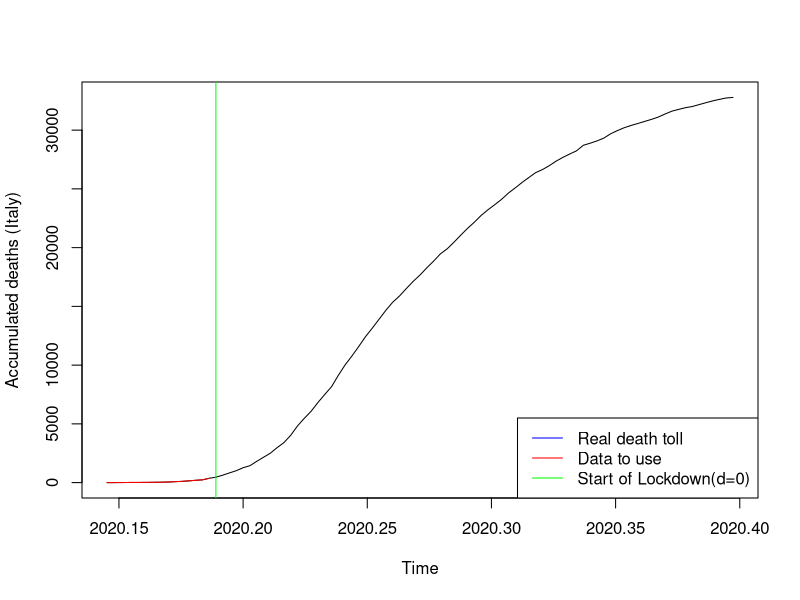
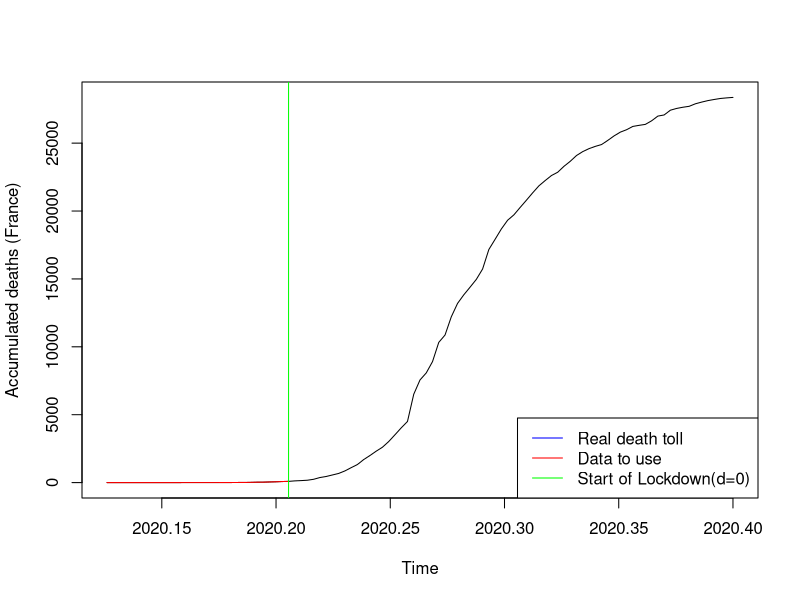
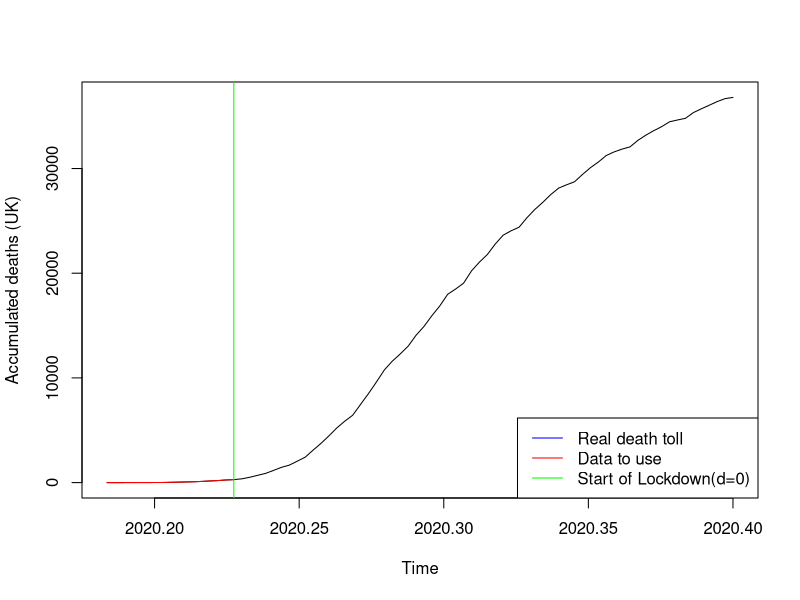
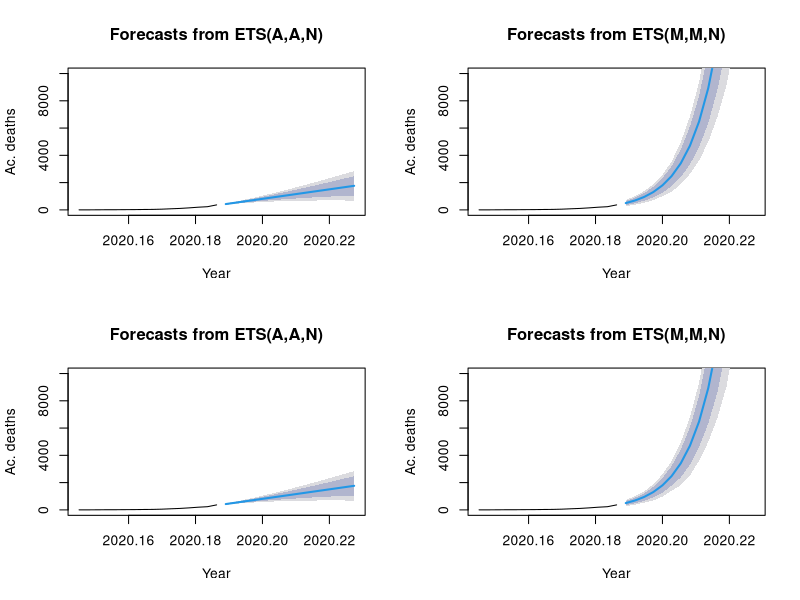
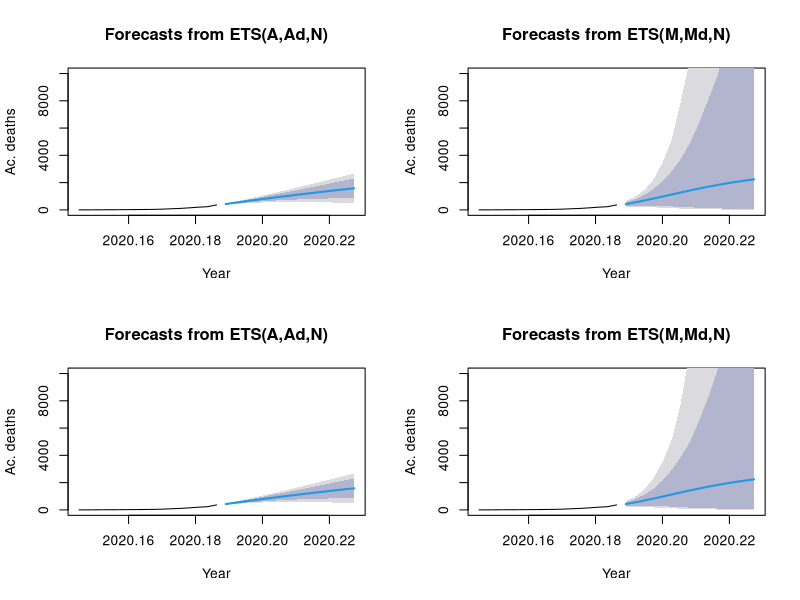
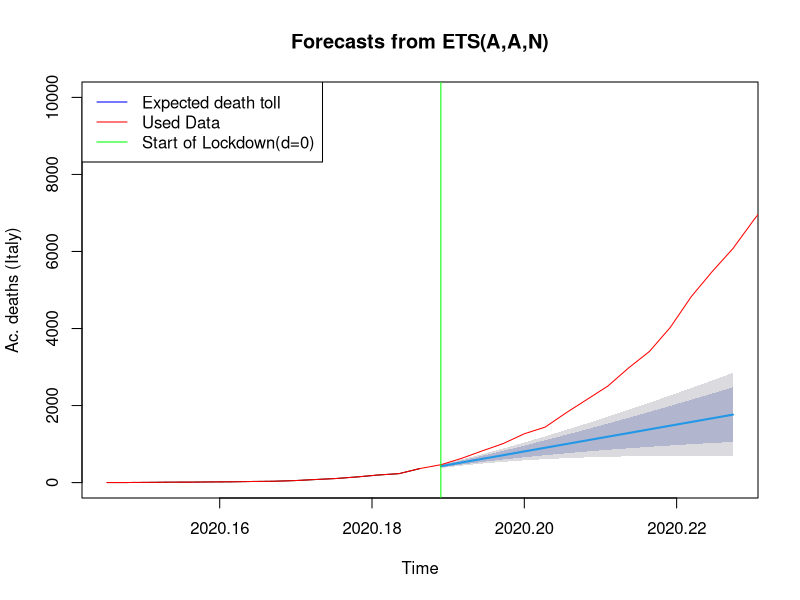
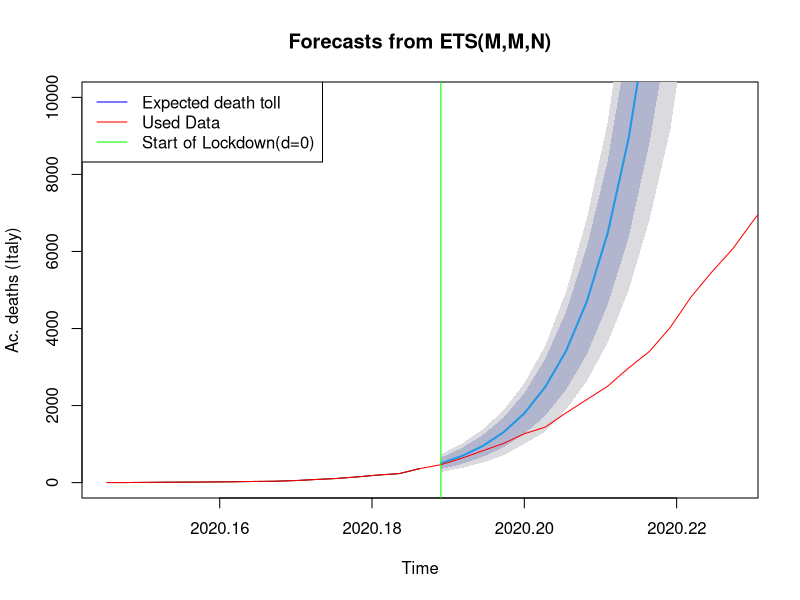
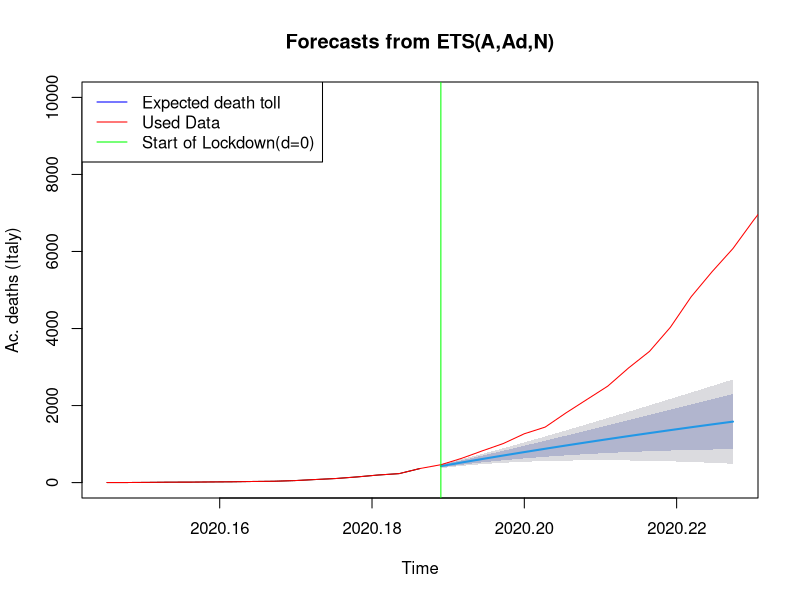

Recreate these plots in R, in order. (Note: a time limit stopped this script after it produced the figures.)
## ---- chunk 1
covid_data <- read.csv("COVID_data_v3.csv", header=TRUE, sep=",")
#ProjectData <- data.matrix(ProjectData) 
#ProjectData_INITIAL <- ProjectData
## ---- chunk 2
t0_IT=2020+53/365 #day of first casualty
P=15 #predicted days
cIT2_0 <- ts((covid_data$Cdeaths_IT[54:69]),start=t0_IT, frequency=365) #t=0 @ day69. +14d #before it was starting at 45
cIT3 <- ts((covid_data$Cdeaths_IT[54:146]),start=t0_IT, frequency=365)

plot(cIT3, xlab="Time", ylab="Accumulated deaths (Italy)")
lines(cIT2_0, col="red")
abline(v=2020+69/365, col="green")
legend("bottomright", legend=c("Real death toll","Data to use", "Start of Lockdown(d=0)"), col=c("blue", "red","green"), lty=1)
## ---- chunk 3
#French Data
t0_FR <- 2020+46/365
cFRA2_0 <- ts(covid_data$Cdeaths_FRA[46:75],start=t0_FR, frequency=365) #t=0 @ day75, March 15th #before it was starting at 45
cFRA3 <- ts(covid_data$Cdeaths_FRA[46:146],start=t0_FR, frequency=365)

plot(cFRA3, xlab="Time", ylab="Accumulated deaths (France)")
lines(cFRA2_0, col="red")
abline(v=2020+75/365, col="green")
legend("bottomright", legend=c("Real death toll","Data to use", "Start of Lockdown(d=0)"), col=c("blue", "red","green"), lty=1)
## ---- chunk 4
#UK Data

t0_UK=2020+67/365
cUK2_0 <- ts(covid_data$Cdeaths_UK[67:83],start=t0_UK, frequency=365) #t=0 @ day83. +0d
cUK3 <- ts(covid_data$Cdeaths_UK[67:146],start=t0_UK, frequency=365)

plot(cUK3, xlab="Time", ylab="Accumulated deaths (UK)")
lines(cUK2_0, col="red")
abline(v=2020+83/365, col="green")
legend("bottomright", legend=c("Real death toll","Data to use", "Start of Lockdown(d=0)"), col=c("blue", "red","green"), lty=1)


## ---- chunk 5
library(forecast)
#Italy
cIT2_0_AAN <- ets(cIT2_0, model="AAN", damped=FALSE)
cIT2_0_AAZ <- ets(cIT2_0, model="AAZ", damped=FALSE)
cIT2_0_MMN <- ets(cIT2_0, model="MMN", damped=FALSE)
cIT2_0_MMZ <- ets(cIT2_0, model="MMZ", damped=FALSE)

cIT2_0_AAND <- ets(cIT2_0, model="AAN", damped=TRUE)
cIT2_0_AAZD <- ets(cIT2_0, model="AAZ", damped=TRUE)
cIT2_0_MMND <- ets(cIT2_0, model="MMN", damped=TRUE)
cIT2_0_MMZD <- ets(cIT2_0, model="MMZ", damped=TRUE)


# Create their prediction "cones" for 360 months (30 years) into the future with quintile confidence intervals
## ---- chunk 6
cIT2_0_AAN_pred <- forecast(cIT2_0_AAN, h=P, level=c(0.8, 0.95))
cIT2_0_AAZ_pred <- forecast(cIT2_0_AAZ, h=P, level=c(0.8, 0.95))
cIT2_0_MMN_pred <- forecast(cIT2_0_MMN, h=P, level=c(0.8, 0.95))
cIT2_0_MMZ_pred <- forecast(cIT2_0_MMZ, h=P, level=c(0.8, 0.95))

cIT2_0_AAND_pred <- forecast(cIT2_0_AAND, h=P, level=c(0.8, 0.95))
cIT2_0_AAZD_pred <- forecast(cIT2_0_AAZD, h=P, level=c(0.8, 0.95))
cIT2_0_MMND_pred <- forecast(cIT2_0_MMND, h=P, level=c(0.8, 0.95))
cIT2_0_MMZD_pred <- forecast(cIT2_0_MMZD, h=P, level=c(0.8, 0.95))
## ---- chunk 7
cIT2_0_tbats <- tbats(cIT2_0)
cIT2_0_tbats_pred <-forecast(cIT2_0_tbats, h=P, level=c(0.8, 0.95))
## ---- chunk 8
cIT2_0_ARIMA <- auto.arima(cIT2_0,seasonal=FALSE)
cIT2_0_ARIMA_pred <- forecast(cIT2_0_ARIMA,P)
## ---- chunk 9
par(mfrow=c(2,2)) # This command sets the plot window to show 1 row of 4 plots
plot(cIT2_0_AAN_pred, xlab="Year", ylab="Ac. deaths", ylim=c(0,10000))
plot(cIT2_0_MMN_pred, xlab="Year", ylab="Ac. deaths", ylim=c(0,10000))
plot(cIT2_0_AAZ_pred, xlab="Year", ylab="Ac. deaths", ylim=c(0,10000))
plot(cIT2_0_MMZ_pred, xlab="Year", ylab="Ac. deaths", ylim=c(0,10000))

par(mfrow=c(2,2)) # This command sets the plot window to show 1 row of 4 plots
plot(cIT2_0_AAND_pred, xlab="Year", ylab="Ac. deaths", ylim=c(0,10000))
plot(cIT2_0_MMND_pred, xlab="Year", ylab="Ac. deaths", ylim=c(0,10000))
plot(cIT2_0_AAZD_pred, xlab="Year", ylab="Ac. deaths", ylim=c(0,10000))
plot(cIT2_0_MMZD_pred, xlab="Year", ylab="Ac. deaths", ylim=c(0,10000))
## ---- chunk 10
par(mfrow=c(1,1)) # This command sets the plot window to show 1 row of 1 plots
plot(cIT2_0_AAN_pred, xlab="Time", ylab="Ac. deaths (Italy)", ylim=c(0,10000))
lines(cIT3, col="red")
abline(v=2020+69/365, col="green")
legend("topleft", legend=c("Expected death toll","Used Data", "Start of Lockdown(d=0)"), col=c("blue", "red","green"), lty=1)

par(mfrow=c(1,1)) # This command sets the plot window to show 1 row of 1 plots
plot(cIT2_0_MMN_pred, xlab="Time", ylab="Ac. deaths (Italy)", ylim=c(0,10000))
lines(cIT3, col="red")
abline(v=2020+69/365, col="green")
legend("topleft", legend=c("Expected death toll","Used Data", "Start of Lockdown(d=0)"), col=c("blue", "red","green"), lty=1)

par(mfrow=c(1,1)) # This command sets the plot window to show 1 row of 1 plots
plot(cIT2_0_AAND_pred, xlab="Time", ylab="Ac. deaths (Italy)", ylim=c(0,10000))
lines(cIT3, col="red")
abline(v=2020+69/365, col="green")
legend("topleft", legend=c("Expected death toll","Used Data", "Start of Lockdown(d=0)"), col=c("blue", "red","green"), lty=1)

par(mfrow=c(1,1)) # This command sets the plot window to show 1 row of 1 plots
plot(cIT2_0_MMND_pred, xlab="Time", ylab="Ac. deaths (Italy)", ylim=c(0,10000))
lines(cIT3, col="red")
abline(v=2020+69/365, col="green")
legend("topleft", legend=c("Expected death toll","Used Data", "Start of Lockdown(d=0)"), col=c("blue", "red","green"), lty=1)
## ---- chunk 11
par(mfrow=c(1,1)) # This command sets the plot window to show 1 row of 1 plots
plot(cIT2_0_tbats_pred, xlab="Time", ylab="Ac. deaths (Italy)")
lines(cIT3, col="red")
abline(v=2020+69/365, col="green")
legend("topleft", legend=c("Expected death toll","Used Data", "Start of Lockdown(d=0)"), col=c("blue", "red","green"), lty=1)
## ---- chunk 12
par(mfrow=c(1,1)) # This command sets the plot window to show 1 row of 1 plots
plot(cIT2_0_ARIMA_pred, xlab="Time", ylab="Ac. deaths (Italy)")
lines(cIT3, col="red")
abline(v=2020+69/365, col="green")
legend("topleft", legend=c("Expected death toll","Used Data", "Start of Lockdown(d=0)"), col=c("blue", "red","green"), lty=1)
## ---- chunk 13
###
### Comparing models -- Time series Cross Validation (Rolling Horizon Holdout)
###

f_AANF  <- function(y, h) forecast(ets(y, model="AAN"), h = h)
errors_AANF <- tsCV(cIT2_0, f_AANF, h=1, window=15)

f_MMNF<- function(y, h) forecast(ets(y, model="MMN"), h = h)
errors_MMNF <- tsCV(cIT2_0, f_MMNF, h=1, window=15)

f_AAND  <- function(y, h) forecast(ets(y, model="AAN", damped=TRUE), h = h)
errors_AAND <- tsCV(cIT2_0, f_AAND, h=1, window=15)

f_MMND  <- function(y, h) forecast(ets(y, model="MMN", damped=TRUE), h = h)
errors_MMND <- tsCV(cIT2_0, f_MMND, h=1, window=15)

f_TBATS  <- function(y, h) forecast(tbats(y), h = h)
errors_TBATS <- tsCV(cIT2_0, f_TBATS, h=1, window=15)

f_ARIMA  <- function(y, h) forecast(auto.arima(y), h = h)
errors_ARIMA <- tsCV(cIT2_0, f_ARIMA, h=1, window=15)


#par(mfrow=c(1,1)) 
#plot(errors_AANF, ylab='tsCV errors')
#abline(0,0)
#lines(errors_MMNF, col="red")
#lines(errors_AAND, col="green")
#lines(errors_MMND, col="blue")
#lines(errors_TBATS, col="grey")
#lines(errors_ARIMA, col="orange")
#legend("left", legend=c("CV_error_AANF", "CV_error_MMNF","CV_error_AAND","CV_error_MMND", "CV_error_TBATS", "CV_error_ARIMA"), #col=c("black", "red", "green", "blue", "grey", "orange"), lty=1:4)
## ---- chunk 14
mean(abs(errors_AANF/cIT2_0), na.rm=TRUE)*100
mean(abs(errors_MMNF/cIT2_0), na.rm=TRUE)*100
mean(abs(errors_AAND/cIT2_0), na.rm=TRUE)*100
mean(abs(errors_MMND/cIT2_0), na.rm=TRUE)*100
mean(abs(errors_TBATS/cIT2_0), na.rm=TRUE)*100
mean(abs(errors_ARIMA/cIT2_0), na.rm=TRUE)*100

## ---- chunk 15
par(mfrow=c(1,1)) # This command sets the plot window to show 1 row of 1 plots
plot(cIT2_0_MMN_pred, xlab="Time", ylab="Ac. deaths (Italy)", ylim=c(0,10000))
lines(cIT3, col="red")
abline(v=2020+69/365, col="green")
legend("topleft", legend=c("Expected death toll","Used Data", "Start of Lockdown(d=0)"), col=c("blue", "red","green"), lty=1)
## ---- chunk 16
library(forecast)
#Italy
cFRA2_0_AAN <- ets(cFRA2_0, model="AAN", damped=FALSE)
cFRA2_0_AAZ <- ets(cFRA2_0, model="AAZ", damped=FALSE)
cFRA2_0_MMN <- ets(cFRA2_0, model="MMN", damped=FALSE)
cFRA2_0_MMZ <- ets(cFRA2_0, model="MMZ", damped=FALSE)

cFRA2_0_AAND <- ets(cFRA2_0, model="AAN", damped=TRUE)
cFRA2_0_AAZD <- ets(cFRA2_0, model="AAZ", damped=TRUE)
cFRA2_0_MMND <- ets(cFRA2_0, model="MMN", damped=TRUE)
cFRA2_0_MMZD <- ets(cFRA2_0, model="MMZ", damped=TRUE)


# Create their prediction "cones" for 360 months (30 years) into the future with quintile confidence intervals
cFRA2_0_AAN_pred <- forecast(cFRA2_0_AAN, h=P, level=c(0.8, 0.95))
cFRA2_0_AAZ_pred <- forecast(cFRA2_0_AAZ, h=P, level=c(0.8, 0.95))
cFRA2_0_MMN_pred <- forecast(cFRA2_0_MMN, h=P, level=c(0.8, 0.95))
cFRA2_0_MMZ_pred <- forecast(cFRA2_0_MMZ, h=P, level=c(0.8, 0.95))

cFRA2_0_AAND_pred <- forecast(cFRA2_0_AAND, h=P, level=c(0.8, 0.95))
cFRA2_0_AAZD_pred <- forecast(cFRA2_0_AAZD, h=P, level=c(0.8, 0.95))
cFRA2_0_MMND_pred <- forecast(cFRA2_0_MMND, h=P, level=c(0.8, 0.95))
cFRA2_0_MMZD_pred <- forecast(cFRA2_0_MMZD, h=P, level=c(0.8, 0.95))

cFRA2_0_tbats <- tbats(cFRA2_0)
cFRA2_0_tbats_pred <-forecast(cFRA2_0_tbats, h=P, level=c(0.8, 0.95))

cFRA2_0_ARIMA <- auto.arima(cFRA2_0,seasonal=FALSE)
cFRA2_0_ARIMA_pred <- forecast(cFRA2_0_ARIMA,P)


#par(mfrow=c(1,1)) # This command sets the plot window to show 1 row of 1 plots
#plot(cFRA2_0_AAN_pred, xlab="Time", ylab="Ac. deaths (FR)", ylim=c(0,10000))
#lines(cFRA3, col="red")

#par(mfrow=c(1,1)) # This command sets the plot window to show 1 row of 1 plots
#plot(cFRA2_0_MMN_pred, xlab="Time", ylab="Ac. deaths (FR)", ylim=c(0,10000))
#lines(cFRA3, col="red")

#par(mfrow=c(1,1)) # This command sets the plot window to show 1 row of 1 plots
#plot(cFRA2_0_AAND_pred, xlab="Time", ylab="Ac. deaths (FR)", ylim=c(0,10000))
#lines(cFRA3, col="red")

#par(mfrow=c(1,1)) # This command sets the plot window to show 1 row of 1 plots
#plot(cFRA2_0_MMND_pred, xlab="Time", ylab="Ac. deaths (FR)", ylim=c(0,10000))
#lines(cFRA3, col="red")

#par(mfrow=c(1,1)) # This command sets the plot window to show 1 row of 1 plots
#plot(cFRA2_0_tbats_pred, xlab="Time", ylab="Ac. deaths (FR)")
#lines(cFRA3, col="red")

#par(mfrow=c(1,1)) # This command sets the plot window to show 1 row of 1 plots
#plot(cFRA2_0_ARIMA_pred, xlab="Time", ylab="Ac. deaths (FR)")
#lines(cFRA3, col="red")


## ---- chunk 17
###
### Comparing models -- Time series Cross Validation (Rolling Horizon Holdout)
###

f_AANF  <- function(y, h) forecast(ets(y, model="AAN"), h = h)
errors_AANF <- tsCV(cFRA2_0, f_AANF, h=1, window=15)

f_MMNF<- function(y, h) forecast(ets(y, model="MMN"), h = h)
errors_MMNF <- tsCV(cFRA2_0, f_MMNF, h=1, window=15)

f_AAND  <- function(y, h) forecast(ets(y, model="AAN", damped=TRUE), h = h)
errors_AAND <- tsCV(cFRA2_0, f_AAND, h=1, window=15)

f_MMND  <- function(y, h) forecast(ets(y, model="MMN", damped=TRUE), h = h)
errors_MMND <- tsCV(cFRA2_0, f_MMND, h=1, window=15)

f_TBATS  <- function(y, h) forecast(tbats(y), h = h)
errors_TBATS <- tsCV(cFRA2_0, f_TBATS, h=1, window=15)

f_ARIMA  <- function(y, h) forecast(auto.arima(y), h = h)
errors_ARIMA <- tsCV(cFRA2_0, f_ARIMA, h=1, window=15)


#par(mfrow=c(1,1)) 
#plot(errors_AANF, ylab='tsCV errors')
#abline(0,0)
#lines(errors_MMNF, col="red")
#lines(errors_AAND, col="green")
#lines(errors_MMND, col="blue")
#lines(errors_TBATS, col="grey")
#lines(errors_ARIMA, col="orange")
#legend("left", legend=c("CV_error_AANF", "CV_error_MMNF","CV_error_AAND","CV_error_MMND", "CV_error_TBATS", "CV_error_ARIMA"), #col=c("black", "red", "green", "blue", "grey", "orange"), lty=1:4)
## ---- chunk 18

mean(abs(errors_AANF/cFRA2_0), na.rm=TRUE)*100
mean(abs(errors_MMNF/cFRA2_0), na.rm=TRUE)*100
mean(abs(errors_AAND/cFRA2_0), na.rm=TRUE)*100
mean(abs(errors_MMND/cFRA2_0), na.rm=TRUE)*100
mean(abs(errors_TBATS/cFRA2_0), na.rm=TRUE)*100
mean(abs(errors_ARIMA/cFRA2_0), na.rm=TRUE)*100

## ---- chunk 19
par(mfrow=c(1,1)) # This command sets the plot window to show 1 row of 1 plots
plot(cFRA2_0_tbats_pred, xlab="Time", ylab="Ac. deaths (FR)", ylim=c(0,10000))
lines(cFRA3, col="red")
abline(v=2020+75/365, col="green")
legend("topleft", legend=c("Expected death toll","Used Data", "Start of Lockdown(d=0)"), col=c("blue", "red","green"), lty=1)
## ---- chunk 20
library(forecast)
#Italy
cUK2_0_AAN <- ets(cUK2_0, model="AAN", damped=FALSE)
cUK2_0_AAZ <- ets(cUK2_0, model="AAZ", damped=FALSE)
cUK2_0_MMN <- ets(cUK2_0, model="MMN", damped=FALSE)
cUK2_0_MMZ <- ets(cUK2_0, model="MMZ", damped=FALSE)

cUK2_0_AAND <- ets(cUK2_0, model="AAN", damped=TRUE)
cUK2_0_AAZD <- ets(cUK2_0, model="AAZ", damped=TRUE)
cUK2_0_MMND <- ets(cUK2_0, model="MMN", damped=TRUE)
cUK2_0_MMZD <- ets(cUK2_0, model="MMZ", damped=TRUE)


# Create their prediction "cones" for 360 months (30 years) into the future with quintile confidence intervals
cUK2_0_AAN_pred <- forecast(cUK2_0_AAN, h=P, level=c(0.8, 0.95))
cUK2_0_AAZ_pred <- forecast(cUK2_0_AAZ, h=P, level=c(0.8, 0.95))
cUK2_0_MMN_pred <- forecast(cUK2_0_MMN, h=P, level=c(0.8, 0.95))
cUK2_0_MMZ_pred <- forecast(cUK2_0_MMZ, h=P, level=c(0.8, 0.95))

cUK2_0_AAND_pred <- forecast(cUK2_0_AAND, h=P, level=c(0.8, 0.95))
cUK2_0_AAZD_pred <- forecast(cUK2_0_AAZD, h=P, level=c(0.8, 0.95))
cUK2_0_MMND_pred <- forecast(cUK2_0_MMND, h=P, level=c(0.8, 0.95))
cUK2_0_MMZD_pred <- forecast(cUK2_0_MMZD, h=P, level=c(0.8, 0.95))

cUK2_0_tbats <- tbats(cUK2_0)
cUK2_0_tbats_pred <-forecast(cUK2_0_tbats, h=P, level=c(0.8, 0.95))

cUK2_0_ARIMA <- auto.arima(cUK2_0,seasonal=FALSE)
cUK2_0_ARIMA_pred <- forecast(cUK2_0_ARIMA,P)

#par(mfrow=c(2,2)) # This command sets the plot window to show 1 row of 4 plots
#plot(cUK2_0_AAN_pred, xlab="Year", ylab="Ac. deaths", ylim=c(0,10000))
#plot(cUK2_0_MMN_pred, xlab="Year", ylab="Ac. deaths", ylim=c(0,10000))
#plot(cUK2_0_AAZ_pred, xlab="Year", ylab="Ac. deaths", ylim=c(0,10000))
#plot(cUK2_0_MMZ_pred, xlab="Year", ylab="Ac. deaths", ylim=c(0,10000))

#par(mfrow=c(2,2)) # This command sets the plot window to show 1 row of 4 plots
#plot(cUK2_0_AAND_pred, xlab="Year", ylab="Ac. deaths", ylim=c(0,10000))
#plot(cUK2_0_MMND_pred, xlab="Year", ylab="Ac. deaths", ylim=c(0,10000))
#plot(cUK2_0_AAZD_pred, xlab="Year", ylab="Ac. deaths", ylim=c(0,10000))
#plot(cUK2_0_MMZD_pred, xlab="Year", ylab="Ac. deaths", ylim=c(0,10000))

#par(mfrow=c(1,1)) # This command sets the plot window to show 1 row of 1 plots
#plot(cUK2_0_AAN_pred, xlab="Time", ylab="Ac. deaths (UK)", ylim=c(0,10000))
#lines(cUK3, col="red")

#par(mfrow=c(1,1)) # This command sets the plot window to show 1 row of 1 plots
#plot(cUK2_0_MMN_pred, xlab="Time", ylab="Ac. deaths (UK)", ylim=c(0,10000))
#lines(cUK3, col="red")

#par(mfrow=c(1,1)) # This command sets the plot window to show 1 row of 1 plots
#plot(cUK2_0_AAND_pred, xlab="Time", ylab="Ac. deaths (UK)", ylim=c(0,10000))
#lines(cUK3, col="red")

#par(mfrow=c(1,1)) # This command sets the plot window to show 1 row of 1 plots
#plot(cUK2_0_MMND_pred, xlab="Time", ylab="Ac. deaths (UK)", ylim=c(0,10000))
#lines(cUK3, col="red")

#par(mfrow=c(1,1)) # This command sets the plot window to show 1 row of 1 plots
#plot(cUK2_0_tbats_pred, xlab="Time", ylab="Ac. deaths (UK)")
#lines(cUK3, col="red")

#par(mfrow=c(1,1)) # This command sets the plot window to show 1 row of 1 plots
#plot(cUK2_0_ARIMA_pred, xlab="Time", ylab="Ac. deaths (UK)")
#lines(cUK3, col="red")


## ---- chunk 21
###
### Comparing models -- Time series Cross Validation (Rolling Horizon Holdout)
###

f_AANF  <- function(y, h) forecast(ets(y, model="AAN"), h = h)
errors_AANF <- tsCV(cUK2_0, f_AANF, h=1, window=15)

f_MMNF<- function(y, h) forecast(ets(y, model="MMN"), h = h)
errors_MMNF <- tsCV(cUK2_0, f_MMNF, h=1, window=15)

f_AAND  <- function(y, h) forecast(ets(y, model="AAN", damped=TRUE), h = h)
errors_AAND <- tsCV(cUK2_0, f_AAND, h=1, window=15)

f_MMND  <- function(y, h) forecast(ets(y, model="MMN", damped=TRUE), h = h)
errors_MMND <- tsCV(cUK2_0, f_MMND, h=1, window=15)

f_TBATS  <- function(y, h) forecast(tbats(y), h = h)
errors_TBATS <- tsCV(cUK2_0, f_TBATS, h=1, window=15)

f_ARIMA  <- function(y, h) forecast(auto.arima(y), h = h)
errors_ARIMA <- tsCV(cUK2_0, f_ARIMA, h=1, window=15)


#par(mfrow=c(1,1)) 
#plot(errors_AANF, ylab='tsCV errors')
#abline(0,0)
#lines(errors_MMNF, col="red")
#lines(errors_AAND, col="green")
#lines(errors_MMND, col="blue")
#lines(errors_TBATS, col="grey")
#lines(errors_ARIMA, col="orange")
#legend("left", legend=c("CV_error_AANF", "CV_error_MMNF","CV_error_AAND","CV_error_MMND", "CV_error_TBATS", "CV_error_ARIMA"), #col=c("black", "red", "green", "blue", "grey", "orange"), lty=1:4)
## ---- chunk 22

mean(abs(errors_AANF/cUK2_0), na.rm=TRUE)*100
mean(abs(errors_MMNF/cUK2_0), na.rm=TRUE)*100
mean(abs(errors_AAND/cUK2_0), na.rm=TRUE)*100
mean(abs(errors_MMND/cUK2_0), na.rm=TRUE)*100
mean(abs(errors_TBATS/cUK2_0), na.rm=TRUE)*100
mean(abs(errors_ARIMA/cUK2_0), na.rm=TRUE)*100

## ---- chunk 23
par(mfrow=c(1,1)) # This command sets the plot window to show 1 row of 1 plots
plot(cUK2_0_tbats_pred, xlab="Time", ylab="Ac. deaths (UK)", ylim=c(0,10000))
lines(cUK3, col="red")
abline(v=2020+83/365, col="green")
legend("topleft", legend=c("Expected death toll","Used Data", "Start of Lockdown(d=0)"), col=c("blue", "red","green"), lty=1)
## ---- chunk 24

library(forecast)

####################
###ITALY ANALYSIS###
####################

t0=2020+53/365
P=15 #predicted days

cIT <- ts(covid_data$Cdeaths_IT,start=0, frequency=1)
cIT_14 <- ts(covid_data$Cdeaths_IT[54:83],start=t0, frequency=365) #t=0 @ day69. +14d #before it was starting at 45
cIT_F <- ts(covid_data$Cdeaths_IT[54:148],start=t0, frequency=365)   # a supprimer 

cIT_14_AAN <- ets(cIT_14, model="AAN", damped=FALSE)
cIT_14_AAZ <- ets(cIT_14, model="AAZ", damped=FALSE)
cIT_14_MMN <- ets(cIT_14, model="MMN", damped=FALSE)
cIT_14_MMZ <- ets(cIT_14, model="MMZ", damped=FALSE)

cIT_14_AAND <- ets(cIT_14, model="AAN", damped=TRUE)
cIT_14_AAZD <- ets(cIT_14, model="AAZ", damped=TRUE)
cIT_14_MMND <- ets(cIT_14, model="MMN", damped=TRUE)
cIT_14_MMZD <- ets(cIT_14, model="MMZ", damped=TRUE)

# Create their prediction "cones" for 360 months (30 years) into the future with quintile confidence intervals
cIT_14_AAN_pred <- forecast(cIT_14_AAN, h=30, level=c(0.8, 0.95))
cIT_14_AAZ_pred <- forecast(cIT_14_AAZ, h=30, level=c(0.8, 0.95))
cIT_14_MMN_pred <- forecast(cIT_14_MMN, h=30, level=c(0.8, 0.95))
cIT_14_MMZ_pred <- forecast(cIT_14_MMZ, h=30, level=c(0.8, 0.95))

cIT_14_AAND_pred <- forecast(cIT_14_AAND, h=30, level=c(0.8, 0.95))
cIT_14_AAZD_pred <- forecast(cIT_14_AAZD, h=30, level=c(0.8, 0.95))
cIT_14_MMND_pred <- forecast(cIT_14_MMND, h=30, level=c(0.8, 0.95))
cIT_14_MMZD_pred <- forecast(cIT_14_MMZD, h=30, level=c(0.8, 0.95))

cIT_14_tbats <- tbats(cIT_14)
cIT_14_tbats_pred <-forecast(cIT_14_tbats, h=30, level=c(0.8, 0.95))
par(mfrow=c(1,1))

cIT_14_ARIMA <- auto.arima(cIT_14,seasonal=FALSE)
cIT_14_ARIMA_pred <- forecast(cIT_14_ARIMA,30)



###
### Comparing models -- Time series Cross Validation (Rolling Horizon Holdout)
###

f_AANF  <- function(y, h) forecast(ets(y, model="AAN"), h = h)
errors_AANF <- tsCV(cIT_14, f_AANF, h=1, window=15)

f_MMNF<- function(y, h) forecast(ets(y, model="MMN"), h = h)
errors_MMNF <- tsCV(cIT_14, f_MMNF, h=1, window=15)

f_AAND  <- function(y, h) forecast(ets(y, model="AAN", damped=TRUE), h = h)
errors_AAND <- tsCV(cIT_14, f_AAND, h=1, window=15)

f_MMND  <- function(y, h) forecast(ets(y, model="MMN", damped=TRUE), h = h)
errors_MMND <- tsCV(cIT_14, f_MMND, h=1, window=15)

f_TBATS  <- function(y, h) forecast(tbats(y), h = h)
errors_TBATS <- tsCV(cIT_14, f_TBATS, h=1, window=15)

f_ARIMA  <- function(y, h) forecast(auto.arima(y), h = h)
errors_ARIMA <- tsCV(cIT_14, f_ARIMA, h=1, window=15)

#mean(abs(errors_AANF/cIT_14), na.rm=TRUE)*100
#mean(abs(errors_MMNF/cIT_14), na.rm=TRUE)*100
#mean(abs(errors_AAND/cIT_14), na.rm=TRUE)*100
#mean(abs(errors_MMND/cIT_14), na.rm=TRUE)*100
#mean(abs(errors_TBATS/cIT_14), na.rm=TRUE)*100
#mean(abs(errors_ARIMA/cIT_14), na.rm=TRUE)*100

## ---- chunk 25

# Export the results out
write.csv(cIT_14_MMND_pred, file = "IT no lockdown+14d (MMND) .csv") # export the selected model's predictions into a CSV file

plot(cIT_14_MMND_pred, xlab="Year", ylab="Italy Acummulated deaths", ylim=c(0,100000))
lines(cIT_F, col="red")
abline(v=2020+69/365, col="green")
legend("left", legend=c("Best fitted model","Real death toll", "Start of Lockdown"), col=c("blue", "red","green"), lty=1)


## ---- chunk 26
#####################
###France ANALYSIS###
####################


t0=2020+53/365
cFRA_14 <- ts(covid_data$Cdeaths_IT[58:89],start=t0, frequency=365) #t=0 @ day75. +14d 
cFRA_F <- ts(covid_data$Cdeaths_IT[58:148],start=t0, frequency=365)   # a supprimer?


cFRA_14_AAN <- ets(cFRA_14, model="AAN", damped=FALSE)
cFRA_14_AAZ <- ets(cFRA_14, model="AAZ", damped=FALSE)
cFRA_14_MMN <- ets(cFRA_14, model="MMN", damped=FALSE)
cFRA_14_MMZ <- ets(cFRA_14, model="MMZ", damped=FALSE)

cFRA_14_AAND <- ets(cFRA_14, model="AAN", damped=TRUE)
cFRA_14_AAZD <- ets(cFRA_14, model="AAZ", damped=TRUE)
cFRA_14_MMND <- ets(cFRA_14, model="MMN", damped=TRUE)
cFRA_14_MMZD <- ets(cFRA_14, model="MMZ", damped=TRUE)

# Create their prediction "cones" for 360 months (30 years) into the future with quintile confidence intervals
cFRA_14_AAN_pred <- forecast(cFRA_14_AAN, h=30, level=c(0.8, 0.95))
cFRA_14_AAZ_pred <- forecast(cFRA_14_AAZ, h=30, level=c(0.8, 0.95))
cFRA_14_MMN_pred <- forecast(cFRA_14_MMN, h=30, level=c(0.8, 0.95))
cFRA_14_MMZ_pred <- forecast(cFRA_14_MMZ, h=30, level=c(0.8, 0.95))

cFRA_14_AAND_pred <- forecast(cFRA_14_AAND, h=30, level=c(0.8, 0.95))
cFRA_14_AAZD_pred <- forecast(cFRA_14_AAZD, h=30, level=c(0.8, 0.95))
cFRA_14_MMND_pred <- forecast(cFRA_14_MMND, h=30, level=c(0.8, 0.95))
cFRA_14_MMZD_pred <- forecast(cFRA_14_MMZD, h=30, level=c(0.8, 0.95))

cFRA_14_tbats <- tbats(cFRA_14)
cFRA_14_tbats_pred <-forecast(cFRA_14_tbats, h=30, level=c(0.8, 0.95))
par(mfrow=c(1,1))

cFRA_14_ARIMA <- auto.arima(cFRA_14,seasonal=FALSE)
cFRA_14_ARIMA_pred <- forecast(cFRA_14_ARIMA,30)


###
### Comparing models -- Time series Cross Validation (Rolling Horizon Holdout)
###

f_AANF  <- function(y, h) forecast(ets(y, model="AAN"), h = h)
errors_AANF <- tsCV(cFRA_14, f_AANF, h=1, window=10)

f_MMNF<- function(y, h) forecast(ets(y, model="MMN"), h = h)
errors_MMNF <- tsCV(cFRA_14, f_MMNF, h=1, window=10)

f_AAND  <- function(y, h) forecast(ets(y, model="AAN", damped=TRUE), h = h)
errors_AAND <- tsCV(cFRA_14, f_AAND, h=1, window=10)

f_MMND  <- function(y, h) forecast(ets(y, model="MMN", damped=TRUE), h = h)
errors_MMND <- tsCV(cFRA_14, f_MMND, h=1, window=10)

f_TBATS  <- function(y, h) forecast(tbats(y), h = h)
errors_TBATS <- tsCV(cFRA_14, f_TBATS, h=1, window=10)

f_ARIMA  <- function(y, h) forecast(auto.arima(y), h = h)
errors_ARIMA <- tsCV(cFRA_14, f_ARIMA, h=1, window=10)

#mean(abs(errors_AANF/cFRA_14), na.rm=TRUE)*100
#mean(abs(errors_MMNF/cFRA_14), na.rm=TRUE)*100
#mean(abs(errors_AAND/cFRA_14), na.rm=TRUE)*100
#mean(abs(errors_MMND/cFRA_14), na.rm=TRUE)*100
#mean(abs(errors_TBATS/cFRA_14), na.rm=TRUE)*100
#mean(abs(errors_ARIMA/cFRA_14), na.rm=TRUE)*100


## ---- chunk 27



# Export the results out
write.csv(cFRA_14_tbats_pred, file = "FRA no lockdown+14d (MMND) .csv") # export the selected model's predictions into a CSV file

plot(cFRA_14_tbats_pred, xlab="Year", ylab="France Acummulated deaths", ylim=c(0,100000))
lines(cFRA_F, col="red")
abline(v=2020+69/365, col="green")
legend("left", legend=c("Best fitted model","Real death toll", "Start of Lockdown"), col=c("blue", "red","green"), lty=1)



## ---- chunk 28
#######################
#####UK Analysis#######
#######################


t0=2020+53/365

cUK_14 <- ts(covid_data$Cdeaths_IT[68:98],start=t0, frequency=365) #t=0 @ day84. +14d 
cUK_F <- ts(covid_data$Cdeaths_IT[68:148],start=t0, frequency=365)   # a supprimer?



cUK_14_AAN <- ets(cUK_14, model="AAN", damped=FALSE)
cUK_14_AAZ <- ets(cUK_14, model="AAZ", damped=FALSE)
cUK_14_MMN <- ets(cUK_14, model="MMN", damped=FALSE)
cUK_14_MMZ <- ets(cUK_14, model="MMZ", damped=FALSE)

cUK_14_AAND <- ets(cUK_14, model="AAN", damped=TRUE)
cUK_14_AAZD <- ets(cUK_14, model="AAZ", damped=TRUE)
cUK_14_MMND <- ets(cUK_14, model="MMN", damped=TRUE)
cUK_14_MMZD <- ets(cUK_14, model="MMZ", damped=TRUE)

# Create their prediction "cones" for 360 months (30 years) into the future with quintile confidence intervals
cUK_14_AAN_pred <- forecast(cUK_14_AAN, h=30, level=c(0.8, 0.95))
cUK_14_AAZ_pred <- forecast(cUK_14_AAZ, h=30, level=c(0.8, 0.95))
cUK_14_MMN_pred <- forecast(cUK_14_MMN, h=30, level=c(0.8, 0.95))
cUK_14_MMZ_pred <- forecast(cUK_14_MMZ, h=30, level=c(0.8, 0.95))

cUK_14_AAND_pred <- forecast(cUK_14_AAND, h=30, level=c(0.8, 0.95))
cUK_14_AAZD_pred <- forecast(cUK_14_AAZD, h=30, level=c(0.8, 0.95))
cUK_14_MMND_pred <- forecast(cUK_14_MMND, h=30, level=c(0.8, 0.95))
cUK_14_MMZD_pred <- forecast(cUK_14_MMZD, h=30, level=c(0.8, 0.95))

cUK_14_tbats <- tbats(cUK_14)
cUK_14_tbats_pred <-forecast(cUK_14_tbats, h=30, level=c(0.8, 0.95))


cUK_14_ARIMA <- auto.arima(cUK_14,seasonal=FALSE)
cUK_14_ARIMA_pred <- forecast(cUK_14_ARIMA,30)



###
### Comparing models -- Time series Cross Validation (Rolling Horizon Holdout)
###

f_AANF  <- function(y, h) forecast(ets(y, model="AAN"), h = h)
errors_AANF <- tsCV(cUK_14, f_AANF, h=1, window=10)

f_MMNF<- function(y, h) forecast(ets(y, model="MMN"), h = h)
errors_MMNF <- tsCV(cUK_14, f_MMNF, h=1, window=10)

f_AAND  <- function(y, h) forecast(ets(y, model="AAN", damped=TRUE), h = h)
errors_AAND <- tsCV(cUK_14, f_AAND, h=1, window=10)

f_MMND  <- function(y, h) forecast(ets(y, model="MMN", damped=TRUE), h = h)
errors_MMND <- tsCV(cUK_14, f_MMND, h=1, window=10)

f_TBATS  <- function(y, h) forecast(tbats(y), h = h)
errors_TBATS <- tsCV(cUK_14, f_TBATS, h=1, window=10)

f_ARIMA  <- function(y, h) forecast(auto.arima(y), h = h)
errors_ARIMA <- tsCV(cUK_14, f_ARIMA, h=1, window=10)

#mean(abs(errors_AANF/cUK_14), na.rm=TRUE)*100
#mean(abs(errors_MMNF/cUK_14), na.rm=TRUE)*100
#mean(abs(errors_AAND/cUK_14), na.rm=TRUE)*100
#mean(abs(errors_MMND/cUK_14), na.rm=TRUE)*100
#mean(abs(errors_TBATS/cUK_14), na.rm=TRUE)*100
#mean(abs(errors_ARIMA/cUK_14), na.rm=TRUE)*100


## ---- chunk 29


# Export the results out
write.csv(cUK_14_ARIMA_pred, file = "UK no lockdown+14d (MMND) .csv") # export the selected model's predictions into a CSV file

plot(cUK_14_ARIMA_pred, xlab="Year", ylab="UK Acummulated deaths", ylim=c(0,100000))
lines(cUK_F, col="red")
abline(v=2020+69/365, col="green")
legend("left", legend=c("Best fitted model","Real death toll", "Start of Lockdown"), col=c("blue", "red","green"), lty=1)

## ---- chunk 30

library(forecast)

####################
###ITALY ANALYSIS###
####################

#covid_data<-read.csv(file.choose(), header=TRUE, sep=",")

t0=2020+53/365
P=15 #predicted days
#FRA <- ts(covid_data$deaths_IT,start=0, frequency=1)
cIT <- ts(covid_data$Cdeaths_IT,start=0, frequency=1)
cIT_28 <- ts(covid_data$Cdeaths_IT[54:97],start=t0, frequency=365) #t=0 @ day69. +28d #before it was starting at 45
cIT_F <- ts(covid_data$Cdeaths_IT[54:288],start=t0, frequency=365)   # a supprimer 

#plot(cIT_F)
#lines(cIT_28, col="red")

cIT_28_AAN <- ets(cIT_28, model="AAN", damped=FALSE)
cIT_28_AAZ <- ets(cIT_28, model="AAZ", damped=FALSE)
cIT_28_MMN <- ets(cIT_28, model="MMN", damped=FALSE)
cIT_28_MMZ <- ets(cIT_28, model="MMZ", damped=FALSE)

cIT_28_AAND <- ets(cIT_28, model="AAN", damped=TRUE)
cIT_28_AAZD <- ets(cIT_28, model="AAZ", damped=TRUE)
cIT_28_MMND <- ets(cIT_28, model="MMN", damped=TRUE)
cIT_28_MMZD <- ets(cIT_28, model="MMZ", damped=TRUE)

# Create their prediction "cones" for 360 months (30 years) into the future with quintile confidence intervals
cIT_28_AAN_pred <- forecast(cIT_28_AAN, h=30, level=c(0.8, 0.95))
cIT_28_AAZ_pred <- forecast(cIT_28_AAZ, h=30, level=c(0.8, 0.95))
cIT_28_MMN_pred <- forecast(cIT_28_MMN, h=30, level=c(0.8, 0.95))
cIT_28_MMZ_pred <- forecast(cIT_28_MMZ, h=30, level=c(0.8, 0.95))

cIT_28_AAND_pred <- forecast(cIT_28_AAND, h=30, level=c(0.8, 0.95))
cIT_28_AAZD_pred <- forecast(cIT_28_AAZD, h=30, level=c(0.8, 0.95))
cIT_28_MMND_pred <- forecast(cIT_28_MMND, h=30, level=c(0.8, 0.95))
cIT_28_MMZD_pred <- forecast(cIT_28_MMZD, h=30, level=c(0.8, 0.95))

cIT_28_tbats <- tbats(cIT_28)
cIT_28_tbats_pred <-forecast(cIT_28_tbats, h=30, level=c(0.8, 0.95))
par(mfrow=c(1,1))

cIT_28_ARIMA <- auto.arima(cIT_28,seasonal=FALSE)
cIT_28_ARIMA_pred <- forecast(cIT_28_ARIMA,30)


###
### Comparing models -- Time series Cross Validation (Rolling Horizon Holdout)
###

f_AANF  <- function(y, h) forecast(ets(y, model="AAN"), h = h)
errors_AANF <- tsCV(cIT_28, f_AANF, h=1, window=15)

f_MMNF<- function(y, h) forecast(ets(y, model="MMN"), h = h)
errors_MMNF <- tsCV(cIT_28, f_MMNF, h=1, window=15)

f_AAND  <- function(y, h) forecast(ets(y, model="AAN", damped=TRUE), h = h)
errors_AAND <- tsCV(cIT_28, f_AAND, h=1, window=15)

f_MMND  <- function(y, h) forecast(ets(y, model="MMN", damped=TRUE), h = h)
errors_MMND <- tsCV(cIT_28, f_MMND, h=1, window=15)

f_TBATS  <- function(y, h) forecast(tbats(y), h = h)
errors_TBATS <- tsCV(cIT_28, f_TBATS, h=1, window=15)

f_ARIMA  <- function(y, h) forecast(auto.arima(y), h = h)
errors_ARIMA <- tsCV(cIT_28, f_ARIMA, h=1, window=15)


#mean(abs(errors_AANF/cIT_28), na.rm=TRUE)*100
#mean(abs(errors_MMNF/cIT_28), na.rm=TRUE)*100
#mean(abs(errors_AAND/cIT_28), na.rm=TRUE)*100
#mean(abs(errors_MMND/cIT_28), na.rm=TRUE)*100
#mean(abs(errors_TBATS/cIT_28), na.rm=TRUE)*100
#mean(abs(errors_ARIMA/cIT_28), na.rm=TRUE)*100

## ---- chunk 31

# Export the results out
write.csv(cIT_28_MMND_pred, file = "IT no lockdown+28d (MMND) .csv") # export the selected model's predictions into a CSV file

plot(cIT_28_MMND_pred, xlab="Year", ylab="Italy Acummulated deaths", ylim=c(0,100000))
lines(cIT_F, col="red")
abline(v=2020+69/365, col="green")
legend("left", legend=c("Best fitted model","Real death toll", "Start of Lockdown"), col=c("blue", "red","green"), lty=1)


## ---- chunk 32
#####################
###France ANALYSIS###
####################


t0=2020+53/365

cFRA_28 <- ts(covid_data$Cdeaths_IT[58:103],start=t0, frequency=365) #t=0 @ day75. +28d 
cFRA_F <- ts(covid_data$Cdeaths_IT[58:288],start=t0, frequency=365)   # a supprimer?

cFRA_28_AAN <- ets(cFRA_28, model="AAN", damped=FALSE)
cFRA_28_AAZ <- ets(cFRA_28, model="AAZ", damped=FALSE)
cFRA_28_MMN <- ets(cFRA_28, model="MMN", damped=FALSE)
cFRA_28_MMZ <- ets(cFRA_28, model="MMZ", damped=FALSE)

cFRA_28_AAND <- ets(cFRA_28, model="AAN", damped=TRUE)
cFRA_28_AAZD <- ets(cFRA_28, model="AAZ", damped=TRUE)
cFRA_28_MMND <- ets(cFRA_28, model="MMN", damped=TRUE)
cFRA_28_MMZD <- ets(cFRA_28, model="MMZ", damped=TRUE)

# Create their prediction "cones" for 360 months (30 years) into the future with quintile confidence intervals
cFRA_28_AAN_pred <- forecast(cFRA_28_AAN, h=30, level=c(0.8, 0.95))
cFRA_28_AAZ_pred <- forecast(cFRA_28_AAZ, h=30, level=c(0.8, 0.95))
cFRA_28_MMN_pred <- forecast(cFRA_28_MMN, h=30, level=c(0.8, 0.95))
cFRA_28_MMZ_pred <- forecast(cFRA_28_MMZ, h=30, level=c(0.8, 0.95))

cFRA_28_AAND_pred <- forecast(cFRA_28_AAND, h=30, level=c(0.8, 0.95))
cFRA_28_AAZD_pred <- forecast(cFRA_28_AAZD, h=30, level=c(0.8, 0.95))
cFRA_28_MMND_pred <- forecast(cFRA_28_MMND, h=30, level=c(0.8, 0.95))
cFRA_28_MMZD_pred <- forecast(cFRA_28_MMZD, h=30, level=c(0.8, 0.95))

cFRA_28_tbats <- tbats(cFRA_28)
cFRA_28_tbats_pred <-forecast(cFRA_28_tbats, h=30, level=c(0.8, 0.95))
par(mfrow=c(1,1))
#plot(cFRA_28_tbats_pred, xlab="Year", ylab="Predicted Electric Rate")
#lines(cFRA_F, col="red")

cFRA_28_ARIMA <- auto.arima(cFRA_28,seasonal=FALSE)
cFRA_28_ARIMA_pred <- forecast(cFRA_28_ARIMA,30)

###
### Comparing models -- Time series Cross Validation (Rolling Horizon Holdout)
###

f_AANF  <- function(y, h) forecast(ets(y, model="AAN"), h = h)
errors_AANF <- tsCV(cFRA_28, f_AANF, h=1, window=10)

f_MMNF<- function(y, h) forecast(ets(y, model="MMN"), h = h)
errors_MMNF <- tsCV(cFRA_28, f_MMNF, h=1, window=10)

f_AAND  <- function(y, h) forecast(ets(y, model="AAN", damped=TRUE), h = h)
errors_AAND <- tsCV(cFRA_28, f_AAND, h=1, window=10)

f_MMND  <- function(y, h) forecast(ets(y, model="MMN", damped=TRUE), h = h)
errors_MMND <- tsCV(cFRA_28, f_MMND, h=1, window=10)

f_TBATS  <- function(y, h) forecast(tbats(y), h = h)
errors_TBATS <- tsCV(cFRA_28, f_TBATS, h=1, window=10)

f_ARIMA  <- function(y, h) forecast(auto.arima(y), h = h)
errors_ARIMA <- tsCV(cFRA_28, f_ARIMA, h=1, window=10)


#mean(abs(errors_AANF/cFRA_28), na.rm=TRUE)*100
#mean(abs(errors_MMNF/cFRA_28), na.rm=TRUE)*100
#mean(abs(errors_AAND/cFRA_28), na.rm=TRUE)*100
#mean(abs(errors_MMND/cFRA_28), na.rm=TRUE)*100
#mean(abs(errors_TBATS/cFRA_28), na.rm=TRUE)*100
#mean(abs(errors_ARIMA/cFRA_28), na.rm=TRUE)*100


## ---- chunk 33


# Export the results out
write.csv(cFRA_28_ARIMA_pred, file = "FRA no lockdown+28d (ARIMA) .csv") # export the selected model's predictions into a CSV file

plot(cFRA_28_ARIMA_pred, xlab="Year", ylab="France Acummulated deaths", ylim=c(0,100000))
lines(cFRA_F, col="red")
abline(v=2020+69/365, col="green")
legend("left", legend=c("Best fitted model","Real death toll", "Start of Lockdown"), col=c("blue", "red","green"), lty=1)



## ---- chunk 34
#######################
#####UK Analysis#######
#######################


t0=2020+53/365
cUK_28 <- ts(covid_data$Cdeaths_IT[68:112],start=t0, frequency=365) #t=0 @ day84. +28d 
cUK_F <- ts(covid_data$Cdeaths_IT[68:288],start=t0, frequency=365)   # a supprimer?

#plot(cUK_F)
#lines(cUK_28, col="red")

cUK_28_AAN <- ets(cUK_28, model="AAN", damped=FALSE)
cUK_28_AAZ <- ets(cUK_28, model="AAZ", damped=FALSE)
cUK_28_MMN <- ets(cUK_28, model="MMN", damped=FALSE)
cUK_28_MMZ <- ets(cUK_28, model="MMZ", damped=FALSE)

cUK_28_AAND <- ets(cUK_28, model="AAN", damped=TRUE)
cUK_28_AAZD <- ets(cUK_28, model="AAZ", damped=TRUE)
cUK_28_MMND <- ets(cUK_28, model="MMN", damped=TRUE)
cUK_28_MMZD <- ets(cUK_28, model="MMZ", damped=TRUE)

# Create their prediction "cones" for 360 months (30 years) into the future with quintile confidence intervals
cUK_28_AAN_pred <- forecast(cUK_28_AAN, h=30, level=c(0.8, 0.95))
cUK_28_AAZ_pred <- forecast(cUK_28_AAZ, h=30, level=c(0.8, 0.95))
cUK_28_MMN_pred <- forecast(cUK_28_MMN, h=30, level=c(0.8, 0.95))
cUK_28_MMZ_pred <- forecast(cUK_28_MMZ, h=30, level=c(0.8, 0.95))

cUK_28_AAND_pred <- forecast(cUK_28_AAND, h=30, level=c(0.8, 0.95))
cUK_28_AAZD_pred <- forecast(cUK_28_AAZD, h=30, level=c(0.8, 0.95))
cUK_28_MMND_pred <- forecast(cUK_28_MMND, h=30, level=c(0.8, 0.95))
cUK_28_MMZD_pred <- forecast(cUK_28_MMZD, h=30, level=c(0.8, 0.95))

cUK_28_tbats <- tbats(cUK_28)
cUK_28_tbats_pred <-forecast(cUK_28_tbats, h=30, level=c(0.8, 0.95))


cUK_28_ARIMA <- auto.arima(cUK_28,seasonal=FALSE)
cUK_28_ARIMA_pred <- forecast(cUK_28_ARIMA,30)


###
### Comparing models -- Time series Cross Validation (Rolling Horizon Holdout)
###

f_AANF  <- function(y, h) forecast(ets(y, model="AAN"), h = h)
errors_AANF <- tsCV(cUK_28, f_AANF, h=1, window=10)

f_MMNF<- function(y, h) forecast(ets(y, model="MMN"), h = h)
errors_MMNF <- tsCV(cUK_28, f_MMNF, h=1, window=10)

f_AAND  <- function(y, h) forecast(ets(y, model="AAN", damped=TRUE), h = h)
errors_AAND <- tsCV(cUK_28, f_AAND, h=1, window=10)

f_MMND  <- function(y, h) forecast(ets(y, model="MMN", damped=TRUE), h = h)
errors_MMND <- tsCV(cUK_28, f_MMND, h=1, window=10)

f_TBATS  <- function(y, h) forecast(tbats(y), h = h)
errors_TBATS <- tsCV(cUK_28, f_TBATS, h=1, window=10)

f_ARIMA  <- function(y, h) forecast(auto.arima(y), h = h)
errors_ARIMA <- tsCV(cUK_28, f_ARIMA, h=1, window=10)


#mean(abs(errors_AANF/cUK_28), na.rm=TRUE)*100
#mean(abs(errors_MMNF/cUK_28), na.rm=TRUE)*100
#mean(abs(errors_AAND/cUK_28), na.rm=TRUE)*100
#mean(abs(errors_MMND/cUK_28), na.rm=TRUE)*100
#mean(abs(errors_TBATS/cUK_28), na.rm=TRUE)*100
#mean(abs(errors_ARIMA/cUK_28), na.rm=TRUE)*100

## ---- chunk 35


# Export the results out
write.csv(cUK_28_ARIMA_pred, file = "UK no lockdown+28d (MMND) .csv") # export the selected model's predictions into a CSV file

plot(cUK_28_ARIMA_pred, xlab="Year", ylab="UK Acummulated deaths", ylim=c(0,100000))
lines(cUK_F, col="red")
abline(v=2020+69/365, col="green")
legend("left", legend=c("Best fitted model","Real death toll", "Start of Lockdown"), col=c("blue", "red","green"), lty=1)
